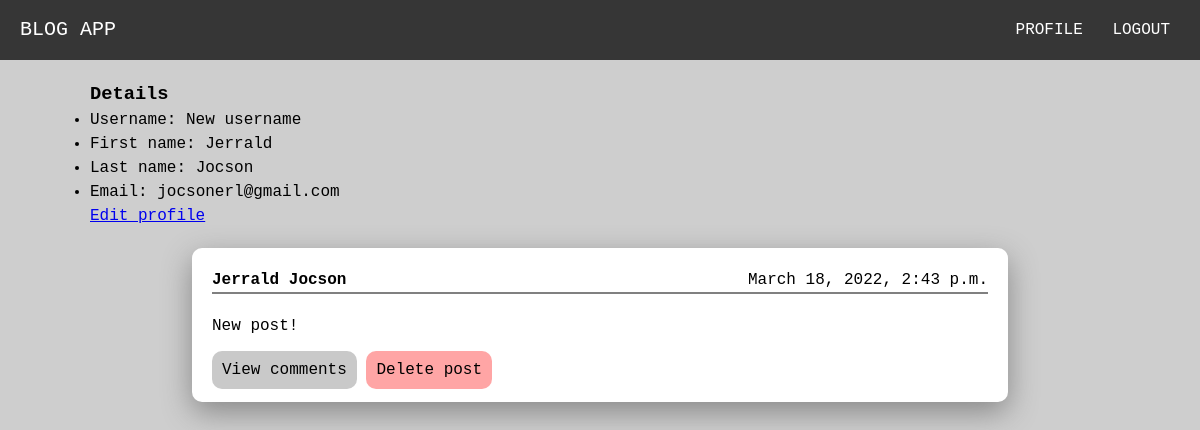
Page /auth/profile/ (signed in) on the committed database.
### post/models.py (models this page shows)
class Blog(models.Model):
    content = models.TextField(max_length=256)
    date = models.DateTimeField(default=now, editable=False)
    user_id = models.ForeignKey(User, on_delete=models.CASCADE)

### authentication/views.py (the view)
# urls.py: path('profile/', profile_view, name="profile"),
@login_required
def profile_view(request):
    current_user = User.objects.get(id=request.user.id)
    user_blog = Blog.objects.filter(user_id=request.user).order_by('-date')
    return render(request, "profile.html", {
        'title':'Profile',
        'blogs':user_blog,
        'current_user':current_user
    })

### authentication/templates/profile.html
{% extends 'layout.html' %} {% block content %}
<div>
  <h3>Details</h3>
  <ul>
    <li>Username: {{ current_user.username }}</li>
    <li>First name: {{ current_user.first_name }}</li>
    <li>Last name: {{ current_user.last_name }}</li>
    <li>Email: {{ current_user.email }}</li>
  </ul>
</div>
<a href="{% url 'update' %}">Edit profile</a>
<div class="blogs-container">
  {% for blog in blogs %}
  <div>
    <header>
      <h4>{{ blog.user_id.first_name }} {{ blog.user_id.last_name}}</h4>
      <span>{{ blog.date }}</span>
    </header>
    <p>{{ blog.content}}</p>
    <a href="{% url 'comments-likes' blog_id=blog.id %}">View comments</a>
    <a
      href="{% url 'delete-post' blog_id=blog.id %}"
      style="background-color: rgb(255, 165, 165)"
      >Delete post</a
    >
  </div>
  {% endfor %}
</div>
{% endblock %}

### static/main.css (style rules this page uses)
:root { --dark-color: rgb(63, 58, 58); --dark-gradient-color: linear-gradient( 90deg, rgba(63, 58, 58, 1) 16%, rgba(38, 37, 37, 1) 49%, rgba(61, 60, 60, 1) 95% ); --light-color: rgb(228, 228, 228); --light-gradient-color: linear-gradient( 90deg, rgba(182, 182, 182, 1) 16%, rgba(255, 255, 255, 1) 49%, rgba(169, 169, 169, 1) 95% ); --blue-color: rgb(76, 170, 196); --blue-gradient-color: linear-gradient( 90deg, rgba(76, 170, 196, 1) 16%, rgba(23, 174, 215, 1) 49%, rgba(49, 141, 166, 1) 95% ); --red-color: rgb(245, 142, 142); --red-gradient-color: linear-gradient( 90deg, rgba(245, 142, 142, 1) 16%, rgba(231, 82, 82, 1) 48%, rgba(220, 105, 105, 1) 95% ); --shadow: 0 10px 30px #888888; --white: white; }
* { margin: 0; padding: 0; font-family: "Courier New", Courier, monospace; }
body { line-height: 1.5; background-color: rgb(206, 206, 206); }

### static/blogs.css (style rules this page uses)
.blogs-container { margin-top: 20px; width: 80%; margin-left: auto; margin-right: auto; }
.blogs-container div { margin: 10px 0; background-color: white; padding: 20px; border-radius: 10px; box-shadow: var(--shadow); }
.blogs-container div header { display: flex; justify-content: space-between; border-bottom: 2px solid gray; }
.blogs-container div p { margin: 20px 0; }
.blogs-container div a { text-decoration: none; background-color: rgb(201, 201, 201); padding: 10px; border-radius: 10px; transition: all 250ms; color: black; }

### rows in the picture
Blog: user_id.first_name "Jerrald", user_id.last_name "Jocson", date "March 18, 2022, 2:43 p.m.", content "New post!"

### other values in the picture
{{ current_user.username }} "New username"
{{ current_user.first_name }} "Jerrald"
{{ current_user.last_name }} "Jocson"
{{ current_user.email }} "jocsonerl@gmail.com"
